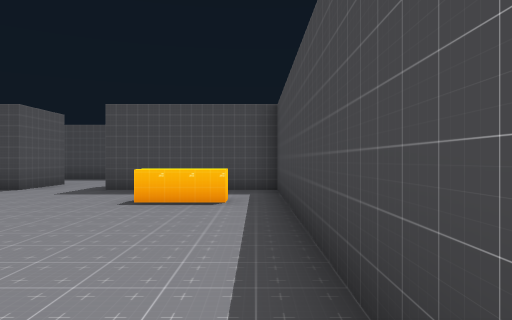
[1] (above)

19 first-person views from a walk through a level from a Godot 3-D game. The camera is 1.4 m above the floor, looks level and sees 70° across. The floor is counted in squares, 2 m on a side. Each view is taken from the middle of a square. On the plan, view 1 faces up. The plan holds only what a view shows up to about 11 squares ahead; the rest is blank. Characters and animated objects are not drawn. Some surface patterns are stand-ins.

[2]
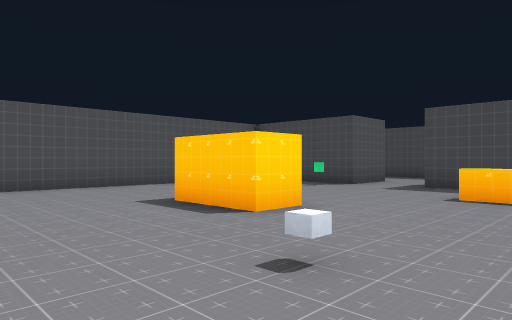

[3]
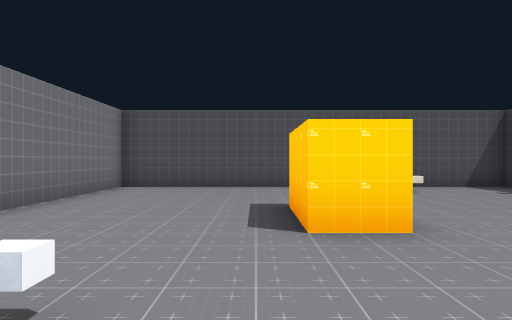

[4]
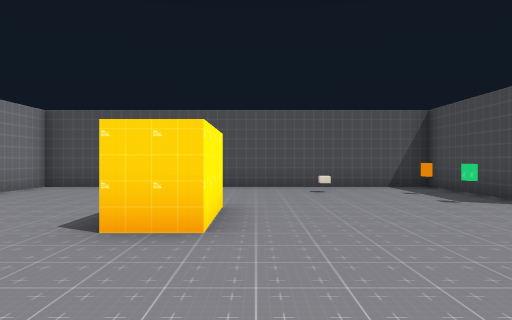

[5]
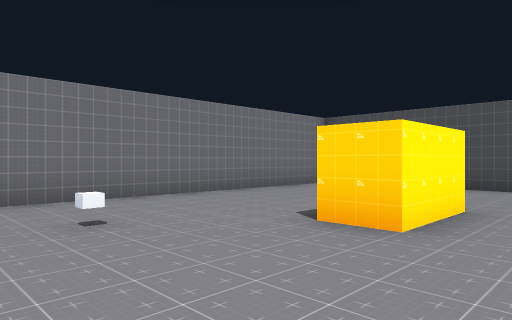

[6]
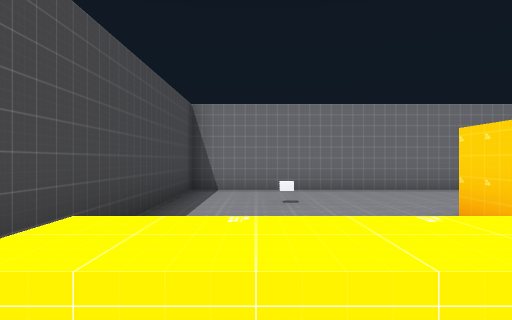

[7]
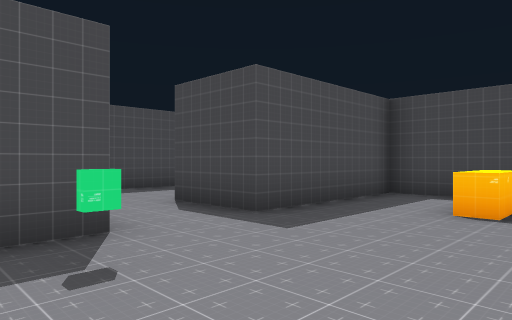

[8]
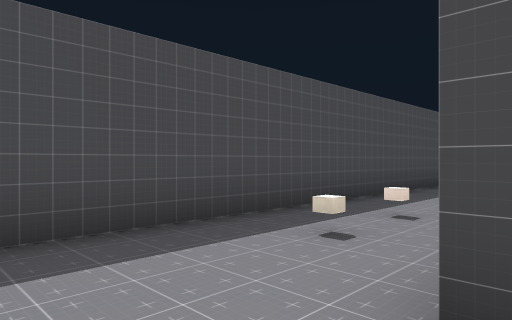

[9]
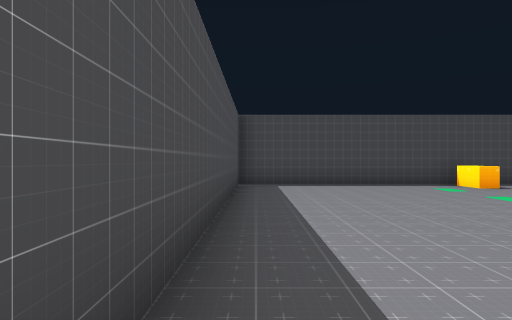

[10]
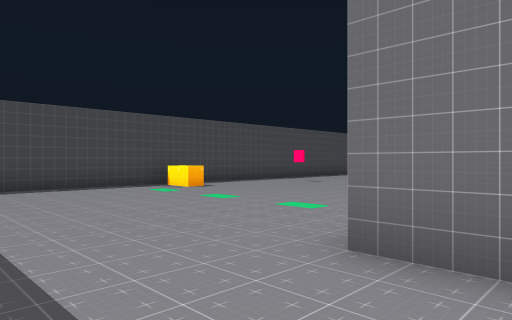

[11]
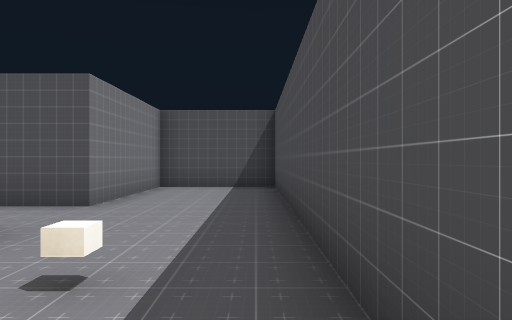

[12]
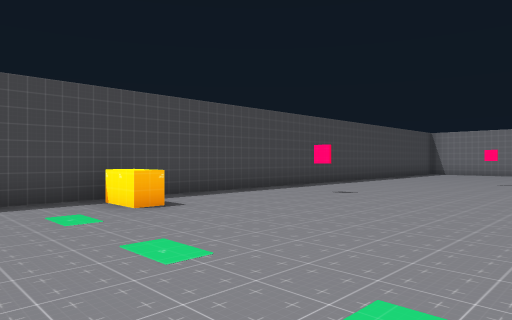

[13]
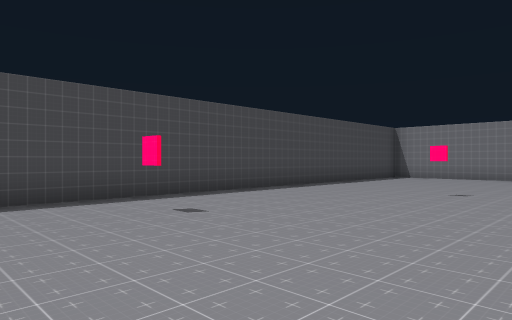

[14]
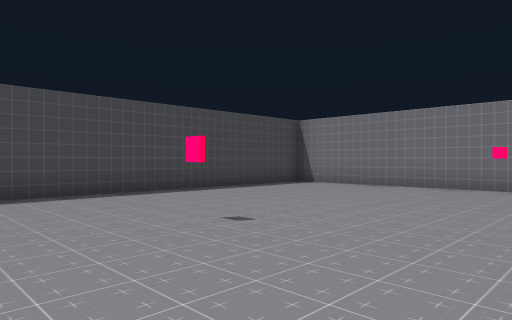

[15]
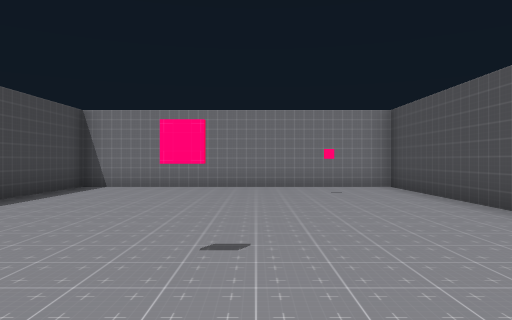

[16]
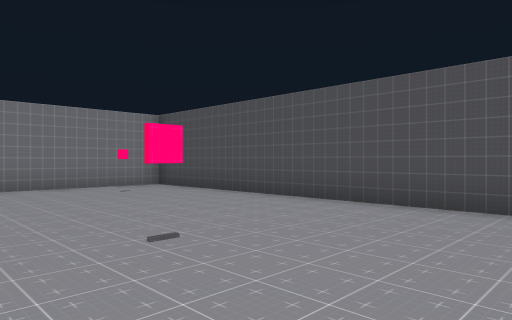

[17]
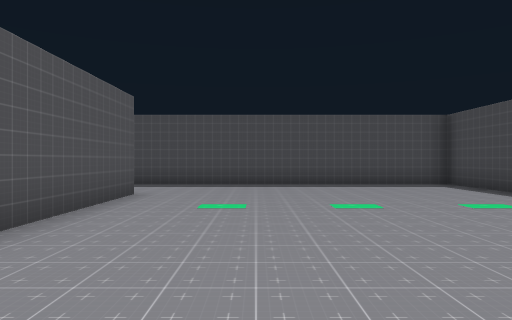

[18]
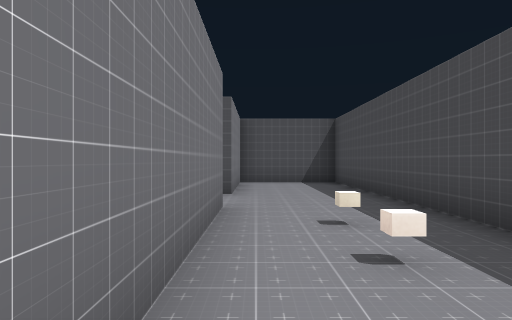

[19]
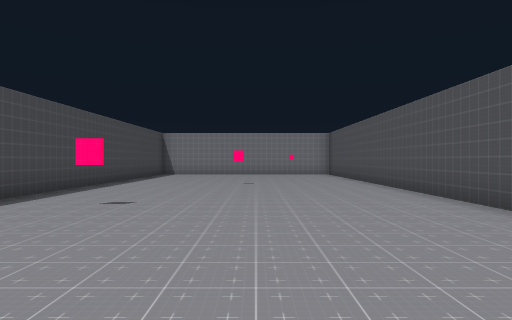

### Floor plan
Points are (right, up) in squares from view 1. A wall is a line through its corners. A room is listed if a view was taken in it or the views show most of it. See-through windows are left out.
Room 1 (views 1, 2, 3, 4, 5, 6, 7)
walls: (-5.5, 3.5) (-3.5, 3.5) (-3.5, 2.5) (-5.5, 2.5); (-1.4, 6.5) (-0.6, 6.5); (-0.5, 6) (-2, 6) (-2, 6.5); (-5.5, 8.5) (-9.5, 8.5) (-9.5, -1.5) (0.5, -1.5) (0.5, 8.5) (-3.5, 8.5)
ways out: opening at (-4.5, 9.5) to room 2
objects: other object (-8, 5)
Room 2 (views 8, 9, 10, 11, 12, 13, 14, 15, 16, 17, 18, 19)
walls: (1.5, 4) (1.5, -8.5) (9.5, -8.5) (9.5, 13.5) (-9.1, 13.5); (7.2, 3.5) (7.8, 3.5); (8, 7) (8, 7.5) (9, 7.5); (5.2, -1.5) (5.8, -1.5); (-3.5, 8.5) (-3.5, 10.5) (1.5, 10.5) (1.5, 6.5); (-9.5, 13.6) (-9.5, 10.5) (-5.5, 10.5) (-5.5, 8.5)
ways out: opening at (-4.5, 9.5) to room 1
objects: block (-2, 12); other object (0, 12)

Positions as (right, up) in squares from view 1, and headings:
1: (0, 0), facing up
2: (0, -1), facing up-left
3: (0, 2), facing left
4: (0, 4), facing left
5: (0, 5), facing down-left
6: (-1, 7), facing down
7: (-7, 5), facing up-right
8: (-5, 10), facing up-right
9: (-1, 13), facing right
10: (0, 13), facing down-right
11: (0, 13), facing left
12: (3, 10), facing down-right
13: (3, 6), facing down-right
14: (2, 1), facing down-right
15: (5, 1), facing down
16: (7, 1), facing down-left
17: (4, 3), facing up
18: (2, 11), facing left
19: (5, 9), facing down
